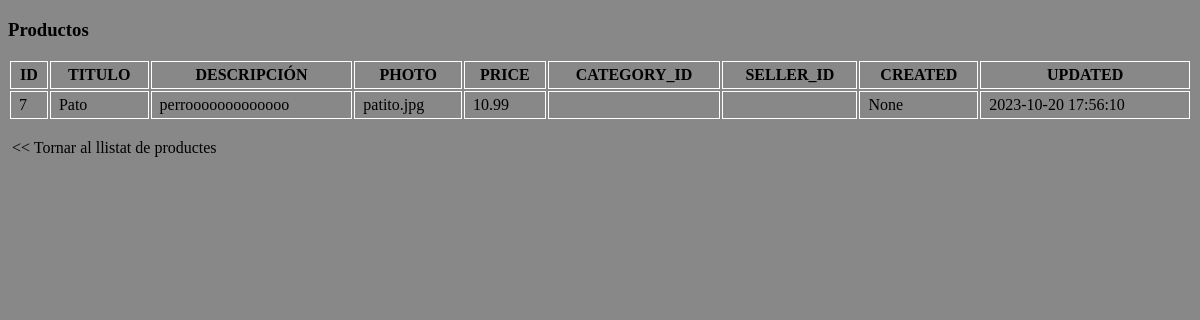
/product/read/7, run on the app's committed database.
### hello.py (models this page shows)
class Product(db.Model):
    __tablename__ = "products"
    id = db.Column(db.Integer, primary_key=True, autoincrement=True)
    title = db.Column(db.String)
    description = db.Column(db.String)
    photo = db.Column(db.String)
    price = db.Column(db.Integer)
    created = db.Column(db.DateTime, nullable=False, server_default= db.func.now())
    updated = db.Column(db.DateTime, nullable=False, server_default= db.func.now(), onupdate= db.func.now())

### hello.py (the view)
@app.route('/product/read/<int:product_id>')
def read(product_id):
    product = db.session.query(Product).filter(Product.id == product_id).one()
    return render_template('/products/read.html', product = product)

### templates/products/read.html (shortened to what this page needs)
<!DOCTYPE html>
<html lang="ca">
<head>
	<link href="../../static/my_app.css" rel="stylesheet">
</head>
<body>
	<h3>Productos</h3>
	<table>
		<tr>
			<th>ID</th>
			<th>TITULO</th>
			<th>DESCRIPCIÓN</th>
			<th>PHOTO</th>
			<th>PRICE</th>
			<th>CATEGORY_ID</th>
			<th>SELLER_ID</th>
			<th>CREATED</th>
			<th>UPDATED</th>
		</tr>
			<tr>
				<td><a href="/product/{{ product.id }}">{{ product.id }}</a></td>
				<td><a href="/product/{{ product.id }}">{{ product.title }}</a></td>
				<td><a href="/product/{{ product.id }}">{{ product.description }}</a></td>
				<td><a href="/product/{{ product.id }}">{{ product.photo }}</a></td>
				<td><a href="/product/{{ product.id }}">{{ product.price }}</a></td>
				<td><a href="/product/{{ product.id }}">{{ product.category_id }}</a></td>
				<td><a href="/product/{{ product.id }}">{{ product.seller_id }}</a></td>
				<td><a href="/product/{{ product.id }}">{{ product.created }}</a></td>
				<td><a href="/product/{{ product.id }}">{{ product.updated }}</a></td>
			</tr>
	</table>
	<br>
    <a href="/product">&#x3c;&#x3c; Tornar al llistat de productes</a>
</body>
</html>

### static/my_app.css (style rules this page uses)
body { background-color: #888; }
table { width: 100%; }
td, th { border: 1px solid white; color: black; padding: 4px }
a { padding: 4px; text-decoration: none; color: black; }

### data on the page
Product: id "7", title "Pato", description "perrooooooooooooo", photo "patito.jpg", price "10.99", created "None", updated "2023-10-20 17:56:10"
